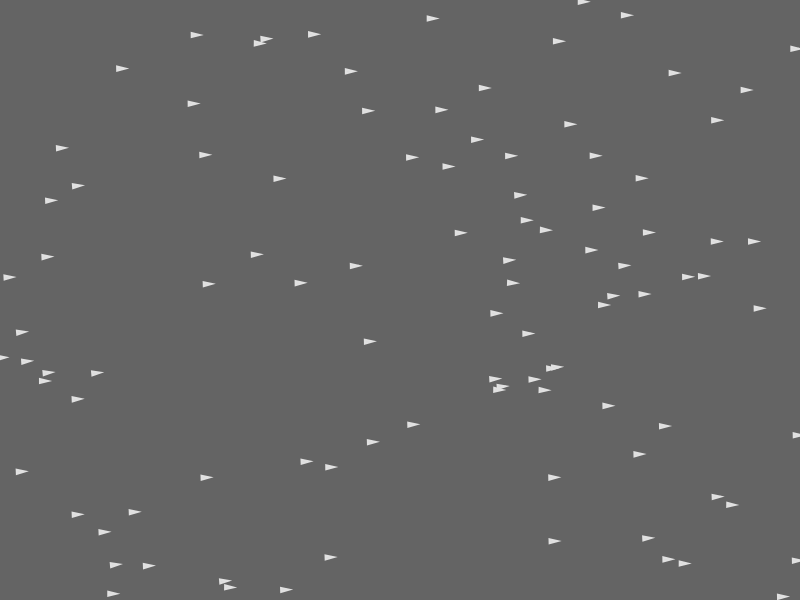
Frame 1 (no input)
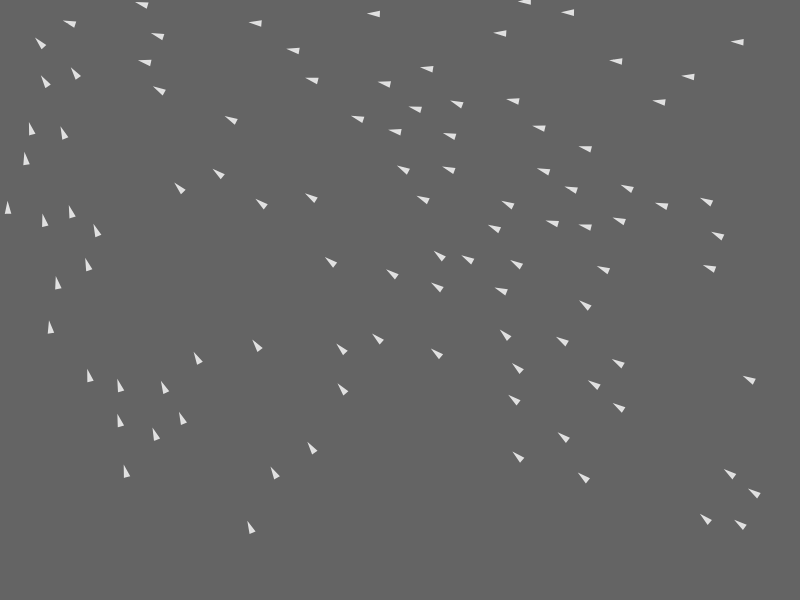
Frame 60 (no input)
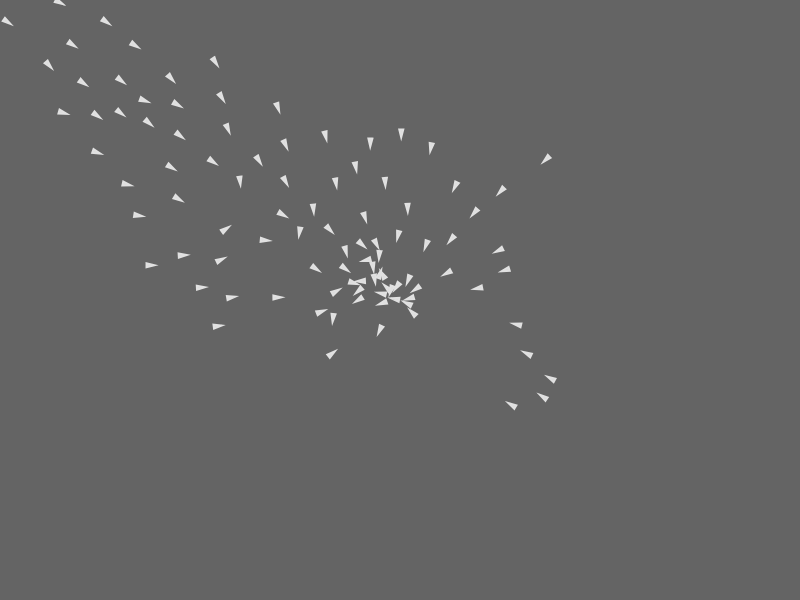
Frame 120 (the mouse pressed at the canvas centre since frame 60)

The p5.js sketch that drew these frames (run headless with seeded random() and noise() and a simulated clock; from frame 60 on, the mouse is pressed at the canvas centre):

// p5.js sketch
// ── sketch.js
let vehicles = [];
let vehicleCount = 100;

function setup() {
    createCanvas(800, 600);
    for(i = 0; i < vehicleCount; i ++){
        vehicles.push(new Vehicle(random(width), random(height)));
    }
}

function draw() {
    background(100);
    let target = createVector(mouseX,mouseY);
    for(let vehicle of vehicles){
        vehicle.applyBehaviors(vehicles);
        vehicle.update();
        vehicle.show();
    }
}

// ── FlockManager.js
class Flock{
  constructor(){
   this.boids = [];
  }

  add(boid){
    this.boids.push(boid);
  }

  run(){
    for(let boid of this.boids){
        boid.run(this.boids);
    }

  }

}
// ── vehicle.js
function getNormal(start, a, b){
  v1 = p5.Vector.sub(a,start);
  v2 = p5.Vector.sub(b,start);

  v2.normalize();
  let sp = v1.dot(v2);
  v2.mult(sp);
  v2.add(start);
  return v2;
}

class Vehicle{
  constructor(x, y, ms, mf) {
    this.pos = createVector(x,y);
    this.vel = createVector(2,0);
    this.acc = createVector(0, 0);

    this.r = 8;
    this.mass = 1;
    this.maxSpeed = ms || 4;
    this.maxForce = mf || 0.1 ;
  }


  followMulti(path){
    let future = this.vel.copy();
    future.mult(30);
    future.add(this.pos);

    let target = null;
    let normal = null;
    let record = Infinity;

    //look thru all line segments 
    for(let i = 0; i < path.points.length -1; i++){
      let vertexA = path.points[i];
      let vertexB = path.points[i + 1];
      
      //whats the normal point between the line and the vehicle?
      let normalPoint = getNormal(vertexA, future,vertexB);

      //check if the normal point is between the two vertices
      if(normalPoint.x < vertexA.x || normalPoint.x > vertexB.x){
        // if we cant find a normal point on the line, just set it to the end of the segment
        normalPoint = vertexB.copy(); 
      }

      let distance = p5.Vector.dist(future, normalPoint);
      if (distance < record){
        record = distance;
        normal = normalPoint;
        target = normalPoint.copy();
        let dir = p5.Vector.sub(vertexB,vertexA);
        dir.setMag(10);
        target.add(dir);
      }

    }
      if(record > path.radius && target !=null){
        this.seek(target);
      }/*  else {return createVector(0,0);} */

    //draw points
    stroke(0,100,255);
    strokeWeight(1);
    fill(0,100,255);  //future vel
    line(this.pos.x,this.pos.y, future.x, future.y);
    noStroke();
    circle(future.x, future.y, 5);

    stroke(0,255,0);
    fill(0,255,0);
    line(future.x,future.y, normal.x,normal.y);
    noStroke();
    circle(normal.x,normal.y,4);

    fill(255,155,155);
    circle(target.x,target.y,5);

  }



  seek(target, arrival){

    let force = p5.Vector.sub(target, this.pos); //desired path
    let desiredSpeed = this.maxSpeed;

    if(arrival){
      let slowRadius = 100;
      let dist = force.mag();

      if(dist < slowRadius){
        desiredSpeed = map(dist, 0, slowRadius, 0, this.maxSpeed);
        force.setMag(desiredSpeed);
      }
    }

    force.setMag(desiredSpeed); 
    force.sub(this.vel);    //subtract current velocity and limit the acting force to "maxForce"
    force.limit(this.maxForce);
    return(force); 
    /* this.applyForce(force); */
  }

  separate(vehicles){
    //Take array of vehicles, and ensure they dont collide.
    let desiredDistance = this.r * 4; 
    let sumOfFlee = createVector(0,0); 
    let count = 0;

    for(let other of vehicles){
      let distance = p5.Vector.dist(this.pos, other.pos);

      if(this != other && distance < desiredDistance && distance > 0){
        let fleeVector = p5.Vector.sub(this.pos, other.pos);
        fleeVector.setMag(1 / distance);
        sumOfFlee.add(fleeVector);
        count++;
      }
    }

    if(count > 0){
      /* sumOfFlee.div(count */ // division isnt necessary because it changes the magnitude of the vector which I do manually. 
      sumOfFlee.setMag(this.maxSpeed); // -> desired is to run away as fast as possible. 

      let steering = p5.Vector.sub(sumOfFlee, this.vel);
      steering.limit(this.maxForce);

      /* this.applyForce(steering); */
      return steering;
    }
    return createVector(0,0);
  }

  cohere(vehicles){
    //if beyond a certain distance, get closer.
  }

  arrive(target){
    return this.seek(target, true);
  }


  pursue(vehicle){
    let target = vehicle.pos.copy();
    let prediction = vehicle.vel.copy();
    prediction.mult(10);
    target.add(prediction);
    return this.seek(target);
  }

  flee(predator){
    return this.seek(predator).mult(-1);
  }

  evade(vehicle){
    let pursuit = this.pursue(vehicle);
    pursuit.mult(-1);
    return pursuit;
  }

  applyBehaviors(vehicles){
    let separation = this.separate(vehicles);
    let seeking = this.seek(createVector(mouseX, mouseY));

    this.applyForce(separation);
    this.applyForce(seeking);
  }

  applyForce(force) {
    this.acc.add(force);
  }

    /**
     * In the event an automated target moves offscreen, it will be returned on the opposite side.
     */
  edges() {
    let edgeWrap = false;

    if (this.pos.x > width + this.r) {
      this.pos.x = -this.r;
      edgeWrap = true;

    } else if (this.pos.x < -this.r) {
        this.pos.x = width + this.r;
        edgeWrap = true;
      }
      if (this.pos.y > height + this.r) {
        this.pos.y = -this.r;
        edgeWrap = true;
      } else if (this.pos.y < -this.r) {
        this.pos.y = height + this.r;
        edgeWrap = true;
      }

      if (edgeWrap){
        this.onEdgeWrap();
      }
  }

  /**
   * blank function for method override
   */ 
  onEdgeWrap(){
  }


  update() {
    this.vel.add(this.acc);
    this.vel.limit(this.maxSpeed);
    this.pos.add(this.vel);
    this.acc.mult(0);
  }

  show() {
    stroke(225);
    strokeWeight(2);
    fill(220);
    push();
      translate(this.pos.x, this.pos.y,);
      rotate(this.vel.heading());
      triangle(-this.r, -this.r/4, -this.r, this.r/4, 0,0);
    pop();
  }
}

class Target extends Vehicle{
  constructor(x,y){
    super(x,y);
  }
  
  update(){
    this.pos.set(mouseX,mouseY);
  }

  show(){
    noStroke();
    fill(255,0,0);
    ellipse(this.pos.x, this.pos.y, 16);
  }
}
